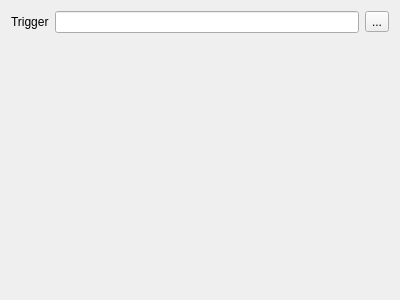
<?xml version="1.0" encoding="UTF-8"?>
<ui version="4.0">
 <class>BattlePageWidget</class>
 <widget class="QWidget" name="BattlePageWidget">
  <property name="geometry">
   <rect>
    <x>0</x>
    <y>0</y>
    <width>400</width>
    <height>300</height>
   </rect>
  </property>
  <property name="windowTitle">
   <string>Form</string>
  </property>
  <layout class="QVBoxLayout" name="verticalLayout">
   <item>
    <layout class="QHBoxLayout" name="layoutTrigger">
     <item>
      <widget class="QLabel" name="labelTrigger">
       <property name="text">
        <string>Trigger</string>
       </property>
      </widget>
     </item>
     <item>
      <widget class="QLineEdit" name="lineTrigger">
       <property name="readOnly">
        <bool>true</bool>
       </property>
      </widget>
     </item>
     <item>
      <widget class="QToolButton" name="pushTrigger">
       <property name="toolTip">
        <string>Define Battle Event Triggers</string>
       </property>
       <property name="text">
        <string>...</string>
       </property>
      </widget>
     </item>
    </layout>
   </item>
   <item>
    <widget class="EventCommandsWidget" name="commands" native="true">
     <property name="sizePolicy">
      <sizepolicy hsizetype="Preferred" vsizetype="MinimumExpanding">
       <horstretch>0</horstretch>
       <verstretch>0</verstretch>
      </sizepolicy>
     </property>
    </widget>
   </item>
  </layout>
 </widget>
 <customwidgets>
  <customwidget>
   <class>EventCommandsWidget</class>
   <extends>QWidget</extends>
   <header>ui/event/event_commands_widget.h</header>
   <container>1</container>
  </customwidget>
 </customwidgets>
 <resources/>
 <connections/>
</ui>
